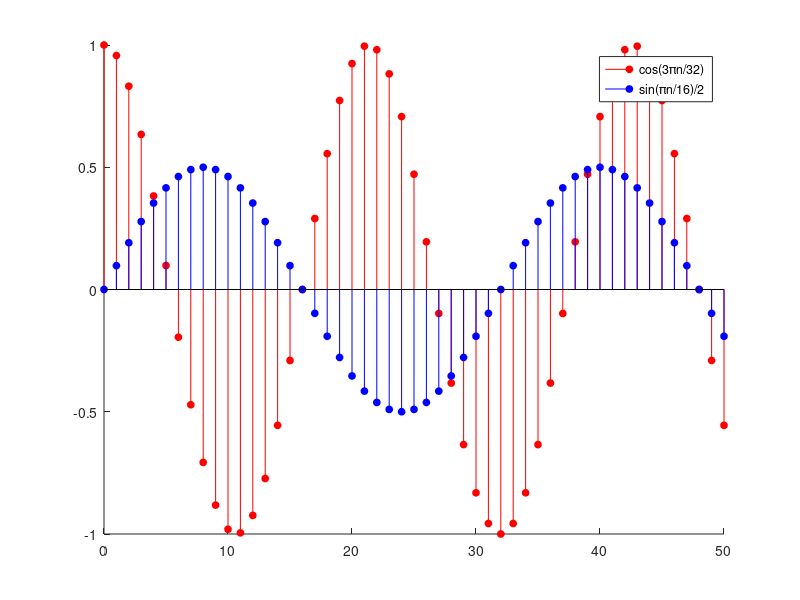

This figure's MATLAB source:
figure
n = 0 : 50;
hold on
stem(n, cos(3/32 * pi * n), 'filled', 'r', 'markersize', 5);
stem(n, 0.5*sin(1/16 * pi * n), 'filled', 'b', 'markersize', 5);
hold off
legend('cos(3{\pi}n/32)', 'sin({\pi}n/16)/2');
print('output.pdf', '-dpdf', '-bestfit', '-opengl');
